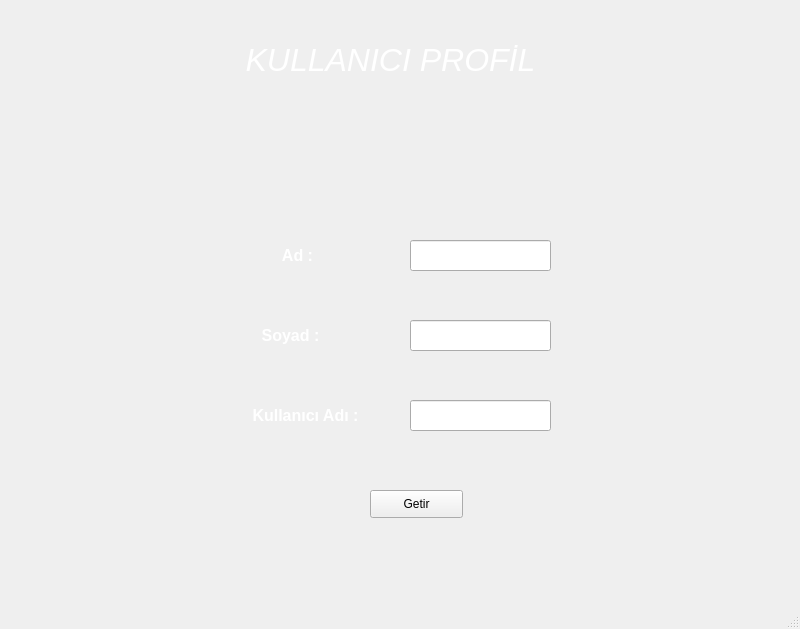
<?xml version="1.0" encoding="UTF-8"?>
<ui version="4.0">
 <class>MainWindow</class>
 <widget class="QMainWindow" name="MainWindow">
  <property name="geometry">
   <rect>
    <x>0</x>
    <y>0</y>
    <width>800</width>
    <height>629</height>
   </rect>
  </property>
  <property name="windowTitle">
   <string>MainWindow</string>
  </property>
  <widget class="QWidget" name="centralwidget">
   <widget class="QLabel" name="kullaniciad">
    <property name="geometry">
     <rect>
      <x>-20</x>
      <y>-40</y>
      <width>851</width>
      <height>651</height>
     </rect>
    </property>
    <property name="text">
     <string/>
    </property>
    <property name="pixmap">
     <pixmap>75515051-dark-background-with-spotlights-light-studio.jpg</pixmap>
    </property>
    <property name="scaledContents">
     <bool>true</bool>
    </property>
   </widget>
   <widget class="QLabel" name="label_2">
    <property name="geometry">
     <rect>
      <x>210</x>
      <y>10</y>
      <width>361</width>
      <height>101</height>
     </rect>
    </property>
    <property name="text">
     <string>&lt;html&gt;&lt;head/&gt;&lt;body&gt;&lt;p align=&quot;center&quot;&gt;&lt;span style=&quot; font-size:24pt; font-style:italic; color:#ffffff;&quot;&gt;KULLANICI PROFİL&lt;/span&gt;&lt;/p&gt;&lt;/body&gt;&lt;/html&gt;</string>
    </property>
   </widget>
   <widget class="QLabel" name="label_3">
    <property name="geometry">
     <rect>
      <x>270</x>
      <y>240</y>
      <width>55</width>
      <height>31</height>
     </rect>
    </property>
    <property name="text">
     <string>&lt;html&gt;&lt;head/&gt;&lt;body&gt;&lt;p align=&quot;center&quot;&gt;&lt;span style=&quot; font-size:12pt; font-weight:600; color:#ffffff;&quot;&gt;Ad :&lt;/span&gt;&lt;/p&gt;&lt;/body&gt;&lt;/html&gt;</string>
    </property>
   </widget>
   <widget class="QLabel" name="label_4">
    <property name="geometry">
     <rect>
      <x>250</x>
      <y>320</y>
      <width>81</width>
      <height>31</height>
     </rect>
    </property>
    <property name="text">
     <string>&lt;html&gt;&lt;head/&gt;&lt;body&gt;&lt;p align=&quot;center&quot;&gt;&lt;span style=&quot; font-size:12pt; font-weight:600; color:#ffffff;&quot;&gt;Soyad :&lt;/span&gt;&lt;/p&gt;&lt;/body&gt;&lt;/html&gt;</string>
    </property>
   </widget>
   <widget class="QLabel" name="label_5">
    <property name="geometry">
     <rect>
      <x>230</x>
      <y>400</y>
      <width>151</width>
      <height>31</height>
     </rect>
    </property>
    <property name="text">
     <string>&lt;html&gt;&lt;head/&gt;&lt;body&gt;&lt;p align=&quot;center&quot;&gt;&lt;span style=&quot; font-size:12pt; font-weight:600; color:#ffffff;&quot;&gt;Kullanıcı Adı :&lt;/span&gt;&lt;/p&gt;&lt;/body&gt;&lt;/html&gt;</string>
    </property>
   </widget>
   <widget class="QPushButton" name="kullanicigetir">
    <property name="geometry">
     <rect>
      <x>370</x>
      <y>490</y>
      <width>93</width>
      <height>28</height>
     </rect>
    </property>
    <property name="text">
     <string>Getir</string>
    </property>
   </widget>
   <widget class="QLineEdit" name="kullaniciad_2">
    <property name="geometry">
     <rect>
      <x>410</x>
      <y>240</y>
      <width>141</width>
      <height>31</height>
     </rect>
    </property>
   </widget>
   <widget class="QLineEdit" name="kullanicisoyad">
    <property name="geometry">
     <rect>
      <x>410</x>
      <y>320</y>
      <width>141</width>
      <height>31</height>
     </rect>
    </property>
   </widget>
   <widget class="QLineEdit" name="kullanicikulladi">
    <property name="geometry">
     <rect>
      <x>410</x>
      <y>400</y>
      <width>141</width>
      <height>31</height>
     </rect>
    </property>
   </widget>
  </widget>
  <widget class="QMenuBar" name="menubar">
   <property name="geometry">
    <rect>
     <x>0</x>
     <y>0</y>
     <width>800</width>
     <height>26</height>
    </rect>
   </property>
  </widget>
  <widget class="QStatusBar" name="statusbar"/>
 </widget>
 <resources/>
 <connections/>
</ui>
